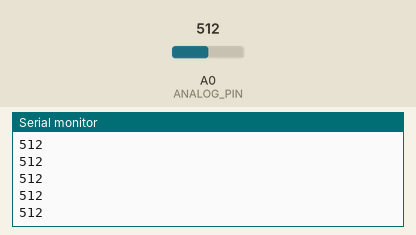
This sketch was run on a simulated Arduino Mega 2560, built with avr-gcc and run on an emulated ATmega2560. On the bench: the last lines printed to the serial monitor. The inputs (shaded band) are chosen by the test bench; at power-on: A0 (ANALOG_PIN) = 512.

Above: at 1.2 s.
1.3 s: A0 (ANALOG_PIN) set to 716
At 2.1 s:
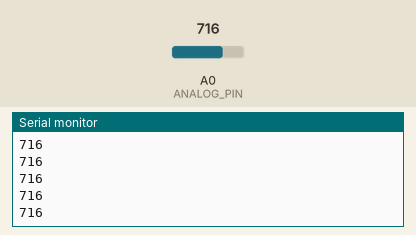
2.8 s: A0 (ANALOG_PIN) set to 900
At 3.8 s:
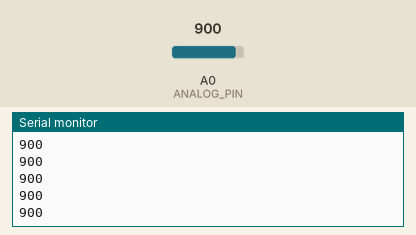
Timing chart, 0 to 5.8 s (numbered marks = the images above; inputs shaded):
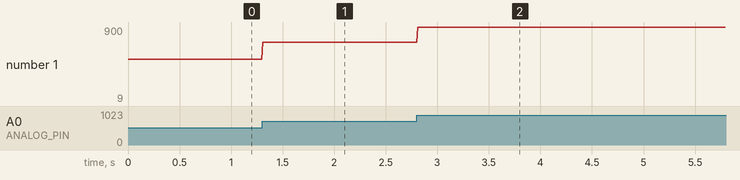

The sketch:

02-analog-input-potentiometer.ino
```cpp
/*
 * ================================================================
 * Project: Analog Input Potentiometer
 * Exercise: 02
 * Course: IoT and Microcontrollers
 * ---------------------------------------------------------------
 * Description:
 * This program reads a variable analog voltage from a potentiometer
 * and converts it into a digital value (0–1023) using the built-in
 * Analog-to-Digital Converter (ADC). The result is then displayed
 * on the Serial Monitor.
 *
 * Hardware Configuration:
 * - MCU: Arduino Mega 2560 (ATmega2560)
 * - Input: Potentiometer connected to Analog Pin A0
 * - Setup: Outer pins to 5V and GND, middle pin to A0
 * ================================================================
 */


// --- Pin Definitions ---
const int ANALOG_PIN = A0;    // Analog input pin for potentiometer

// --- Global Variables ---
int sensorValue = 0;          // Stores the analog value (0 - 1023)


void setup() {
  // Initialize serial communication for debugging/monitoring
  Serial.begin(9600);
}

void loop() {
  // 1. Read the analog value from the potentiometer
  sensorValue = analogRead(ANALOG_PIN);

  // 2. Print the value to the Serial Monitor
  Serial.println(sensorValue);

  // 3. Small delay for stable readings
  delay(10);
}
```

Measured:
- after the input at 1.3 s, the serial monitor: prints a new line at once (image 1)
- after the input at 2.8 s, the serial monitor: prints a new line at once (image 2)
- plotted number 1: 512 → 716 after the input at 1.3 s, 716 → 9 after the input at 2.8 s
